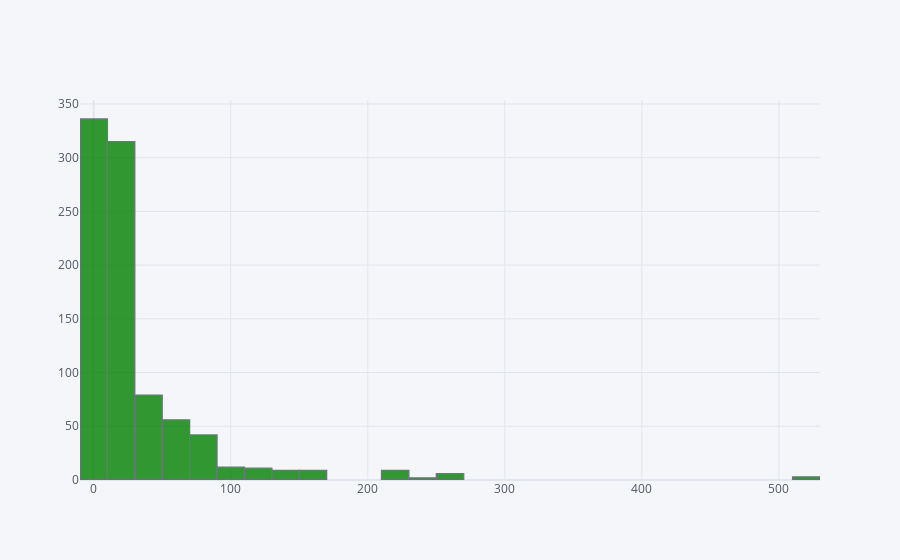

This figure's notebook cell:
### Code cell
import cufflinks as cf
cf.go_offline()
df['Fare'].iplot(kind='hist',bins=30,color='green')

### Figure 1 — Plotly figure (JSON) as saved in the notebook; plotly's stock layout.template omitted (floating-point values rounded to 4 significant figures; data arrays with more than 128 entries replaced by an {"elided": "..."} marker saying what was removed)
{"data": [{"histfunc": "count", "histnorm": "", "marker": {"color": "rgba(0, 128, 0, 1.0)", "line": {"color": "#4D5663", "width": 1.3}}, "name": "Fare", "nbinsx": 30, "opacity": 0.8, "orientation": "v", "type": "histogram", "x": {"elided": "889 float values"}}], "layout": {"barmode": "overlay", "legend": {"bgcolor": "#F5F6F9", "font": {"color": "#4D5663"}}, "paper_bgcolor": "#F5F6F9", "plot_bgcolor": "#F5F6F9", "title": {"font": {"color": "#4D5663"}}, "xaxis": {"gridcolor": "#E1E5ED", "showgrid": true, "tickfont": {"color": "#4D5663"}, "title": {"font": {"color": "#4D5663"}, "text": ""}, "zerolinecolor": "#E1E5ED"}, "yaxis": {"gridcolor": "#E1E5ED", "showgrid": true, "tickfont": {"color": "#4D5663"}, "title": {"font": {"color": "#4D5663"}, "text": ""}, "zerolinecolor": "#E1E5ED"}}}
